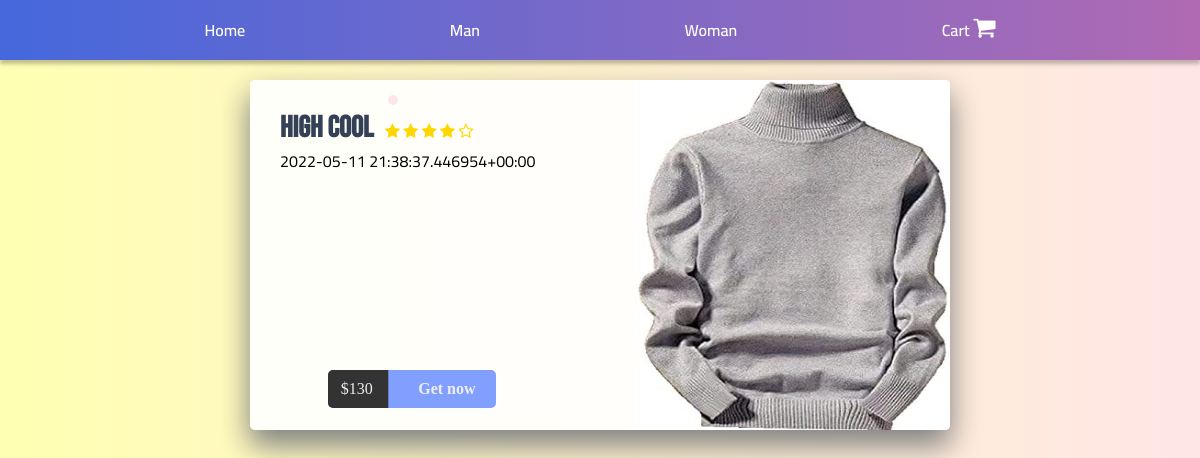
The app's page /product/2 with its own data.
### product/models.py (models this page shows, shortened)
class Category(models.Model):
    categoryName = models.CharField(max_length=15)

class Product(models.Model):
    productName = models.CharField(max_length=12)
    proudctDescription = models.CharField(max_length=600)
    productBrand = models.CharField(max_length=12)
    productPrice = models.PositiveBigIntegerField()
    productColor = models.CharField(max_length=100)
    productSize = models.CharField(max_length=100)
    productImage = models.ImageField()
    productType = models.ForeignKey(Category, on_delete=models.CASCADE)

### product/views.py (the view)
# urls.py: path('product/<str:id>', views.getOneProduct, name='single Product'),
def getOneProduct(request, id):
    categ = Category.objects.all()[:5]
    prod = Product.objects.get(id=id)
    item = [mm for mm in Product.objects.all() if mm != prod]
    context = {"category": categ, "item": prod,"product":item}
    return render(request, "OneProduct.html", context)

### templates/OneProduct.html (shortened to what this page needs)
{% load static %}
<!DOCTYPE html>
<html lang="en">
<head>
    <link href="{% static 'index.css' %}" rel="stylesheet" />
    <link href="{% static 'OneProduct.css' %}" rel="stylesheet" />
    <link rel="stylesheet" href="https://cdnjs.cloudflare.com/ajax/libs/font-awesome/4.7.0/css/font-awesome.min.css">
</head>
<body>
    {% include "header.html" %}
    <div id="container">
        <div class="product-details">
            <h1>{{item.productName}}</h1>
            <span class="hint-star star">
                <i class="fa fa-star" aria-hidden="true"></i>
                <i class="fa fa-star" aria-hidden="true"></i>
                <i class="fa fa-star" aria-hidden="true"></i>
                <i class="fa fa-star" aria-hidden="true"></i>
                <i class="fa fa-star-o" aria-hidden="true"></i>
            </span>
            <div class="">
                {{item.proudctDescription}}
            </div>
            <div class="control">
                <button class="btn" onclick="add_product('{{item.id}}')">
                    <span class="price">${{item.productPrice}}</span>
                    <span class="buy">Get now</span>
                </button>
            </div>
        </div>
        <div class="product-image">
            <img src="http://localhost:8000/media/{{item.productImage}}" alt="">
        </div>
    </div>
</body>
</html>

### templates/header.html (shortened to what this page needs)
<header>
    <a id="home-link" href="{{HOST_URL}}/" class="header-link">
        Home
    </a>
    {% for category in category %}
    <a href="{{HOST_URL}}/{{category.id}}" class="header-link">
        {{category.categoryName}}
    </a>
    {% endfor %}
    <a id="cart" href="{{HOST_URL}}/getAllCart" class="header-link">
        Cart
        <i style="font-size:24px" class="fa">&#xf07a;</i>
    </a>
</header>

### product/static/index.css (style rules this page uses)
:root { --primary-color: #b06ab3; --secondary-color: #4568dc; }
a { text-decoration: none; color: unset; }
body { font-family: "Cairo", sans-serif !important; padding: 0; margin: 0; background: #f5f5f5; overflow-x: hidden; }
header { height: 60px; display: flex; align-items: center; justify-content: space-evenly; background: linear-gradient(90deg, #4568dc 0.37%, #5068d8 10.78%, #b06ab3 100%); box-shadow: 0px 4px 4px rgba(0, 0, 0, 0.25); position: fixed; top: 0; left: 0; right: 0; }
.header-link { color: #ffffff; font-weight: 600; }

### product/static/OneProduct.css (style rules this page uses)
body { background: #DFC2F2; background-image: linear-gradient(to right, #ffffb3, #ffe6e6); background-attachment: fixed; background-size: cover; }
#container { box-shadow: 0 15px 30px 1px grey; background: rgba(255, 255, 255, 0.90); text-align: center; border-radius: 5px; overflow: hidden; margin: 5em auto; height: 350px; width: 700px; }
.product-details { position: relative; text-align: left; overflow: hidden; padding: 30px; height: 100%; float: left; width: 40%; }
#container .product-details h1 { font-family: 'Bebas Neue', cursive; display: inline-block; position: relative; font-size: 30px; color: #344055; margin: 0; }
#container .product-details h1:before { position: absolute; content: ''; right: 0%; top: 0%; transform: translate(25px, -15px); font-family: 'Bree Serif', serif; display: inline-block; background: #ffe6e6; border-radius: 5px; font-size: 14px; padding: 5px; color: white; margin: 0; animation: chan-sh 6s ease infinite; }
.hint-star { display: inline-block; margin-left: 0.5em; color: gold; width: 50%; }
.control { position: absolute; bottom: 20%; left: 22.8%; }
.btn { transform: translateY(0px); transition: 0.3s linear; background: #809fff; border-radius: 5px; position: relative; overflow: hidden; cursor: pointer; outline: none; border: none; color: #eee; padding: 0; margin: 0; }
.btn span { font-family: 'Farsan', cursive; transition: transform 0.3s; display: inline-block; padding: 10px 20px; font-size: 1.2em; margin: 0; }
.btn .price, .shopping-cart { background: #333; border: 0; margin: 0; }
.btn .price { transform: translateX(-10%); padding-right: 15px; }
.btn .buy { z-index: 3; font-weight: bolder; }
.product-image { transition: all 0.3s ease-out; display: inline-block; position: relative; overflow: hidden; height: 100%; float: right; width: 45%; display: inline-block; }
#container img { width: 100%; height: 100%; }

### records on screen
Category: categoryName "Man"
Category: categoryName "Woman"
Product: productName "High Cool", proudctDescription "2022-05-11 21:38:37.446954+00:00", productPrice "130", productImage (picture)
